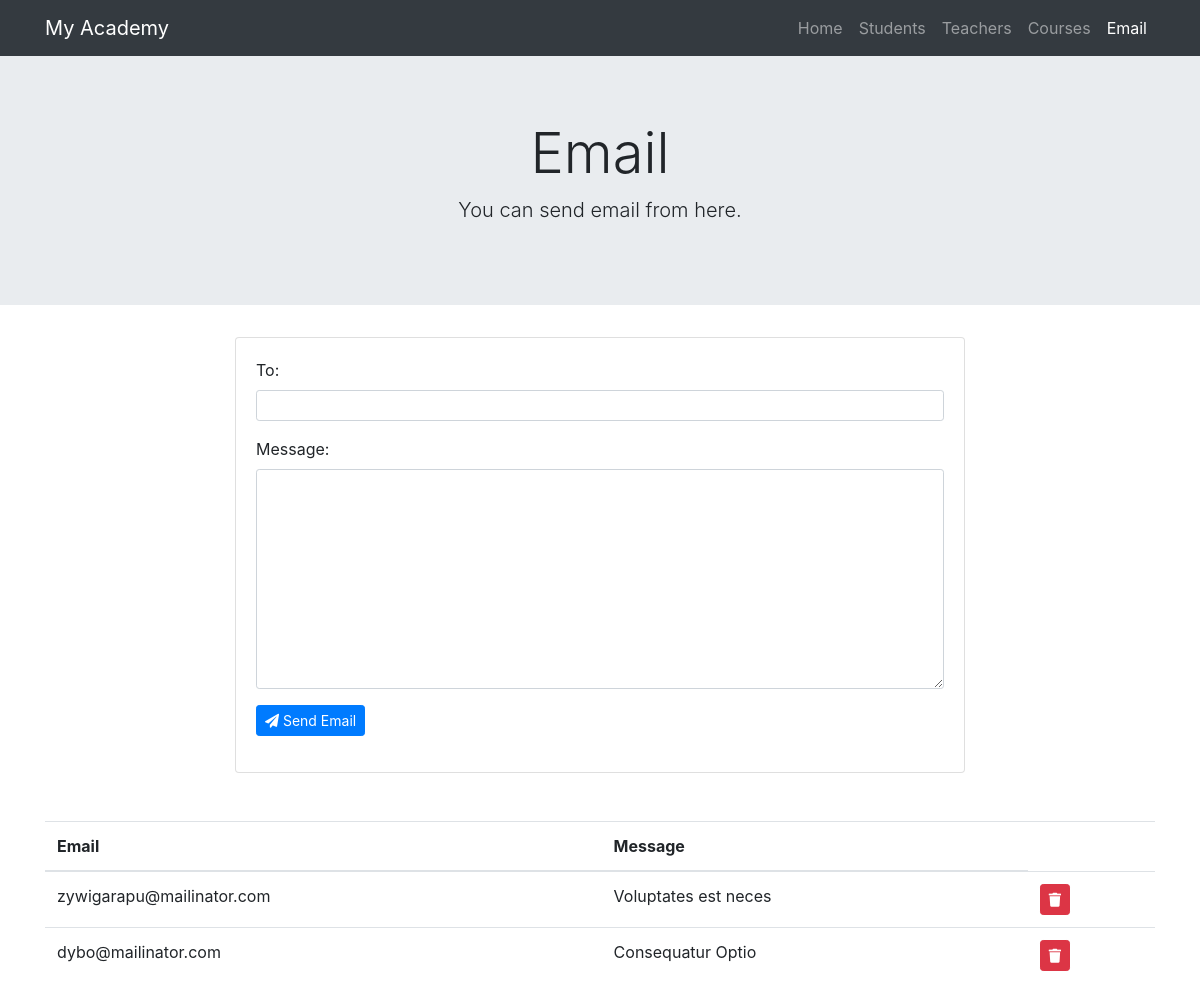
/php-mvc/email, run on the app's committed database.
### tables this page shows
CREATE TABLE `emails` (
  `id` int(11) NOT NULL,
  `email` varchar(225) NOT NULL,
  `message` text NOT NULL
);

### controllers/EmailController.php (called while the page is built, shortened)
<?php
class EmailController
{
   public function index()
   {
      try {
         $emails = App::get('db')->selectAll('emails');
      } catch (PDOException $e) {
         die('Something went wrong :(');
      }
      require 'views/layout/layout.php';
   }
}

### core/Router.php (called while the page is built, shortened)
<?php
class Router
{
   public $routes = [
      'GET' => [],
      'POST' => [],
      'DELETE' => []
   ];
   public function get($uri, $controller)
   {
      $this->routes['GET'][$uri] = $controller;
   }
   public function post($uri, $controller)
   {
      $this->routes['POST'][$uri] = $controller;
   }
   public function direct($uri, $request_type)
   {
      $parserd_uri = parse_url($uri);
      $path = $parserd_uri['path'];
      $id = explode('=', $parserd_uri['query'])[1];
      if(array_key_exists($path, $this->routes[$request_type])){
         return $this->callAction($id, ...explode('@', $this->routes[$request_type][$path]));
      }
      throw new Exception("Route does not exists");
   }
   protected function callAction($id, $controller, $action)
   {
      return (new $controller)->$action();
   }
}

### index.php (called while the page is built, shortened)
<?php
require Router::load('routes.php')->direct(Request::uri(), Request::method());

### core/App.php (called while the page is built, shortened)
<?php
class App
{
   public static $dependencies = [];
   public static function set($key, $value)
   {
      static::$dependencies[$key] = $value;
   }
   public static function get($key)
   {
      return static::$dependencies[$key];
   }
}

### core/database/QueryBuilder.php (called while the page is built, shortened)
<?php
class QueryBuilder
{
   public $pdo;
   public function __construct(PDO $pdo) {
      $this->pdo = $pdo;
   }
   public function selectAll($table)
   {
      $statement = $this->pdo->prepare("SELECT * FROM ${table} ORDER BY id DESC");
      $statement->execute();
      return $statement->fetchAll(PDO::FETCH_CLASS);
   }
}

### views/email.view.php (the view, shortened to what this page needs)
<div class="jumbotron jumbotron-fluid">
  <div class="container">
    <h1 class="display-4 text-center">Email</h1>
    <p class="lead text-center">You can send email from here.</p>
  </div>
</div>
<div class="container">
  <div class="row mb-5">
    <div class="col col-lg-8 offset-lg-2">
      <div class="card">
        <div class="card-body">
          <form action="/php-mvc/email" method="POST">
            <div class="form-group">
              <label for="to">To:</label>
              <input type="email" name="to" id="to" class="form-control form-control-sm" required>
            </div>
            <div class="form-group">
              <label for="message">Message:</label>
              <textarea name="message" id="message" cols="30" class="form-control form-control-sm" rows="10" required></textarea>
            </div>
            <div class="form-group">
              <button type="submit" class="btn btn-sm btn-primary"><i class="fas fa-paper-plane"></i> Send Email</button>
            </div>
          </form>
        </div>
      </div>
    </div>
  </div>
  <div class="table-responsive">
     <table class="table">
      <thead>
          <tr>
              <th>Email</th>
              <th>Message</th>
              <td></td>
          </tr>
        </thead>
        <tbody>
          <?php foreach ($emails as $key => $email) { ?>
            <tr>
              <td><?= $email->email ?></td>
              <td><?= $email->message ?></td>
              <td>
                  <form action="/php-mvc/email?id=<?= $email->id ?>" method="POST">
                    <button type="submit" class="btn btn-sm btn-danger">
                      <i class="fas fa-trash text-white"></i>
                    </button>
                  </form>
              </td>
            </tr>
          <?php } ?>
        </tbody>
      </table>
   </div>
</div>

### data on the page
emails: email "zywigarapu@mailinator.com", message "Voluptates est neces"
emails: email "dybo@mailinator.com", message "Consequatur Optio"
